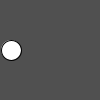
Frame 1 (no input)
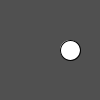
Frame 60 (the mouse pressed at the canvas centre just before this capture)
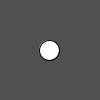
Frame 120 (the mouse held since frame 60 and released just before this capture)

The Processing sketch that drew these frames (run headless with seeded random() and noise(); from frame 60 on, the mouse is pressed at the canvas centre):

// Processing sketch: c_2_4
// ── c_2_4.pde
int x = 10;
void setup(){
  size(100,100);
}
void draw(){
  background(80);
  x++;
  ellipse(x,50,20,20);
  if ( x > width - 10){
    x = 10;
  }
}
